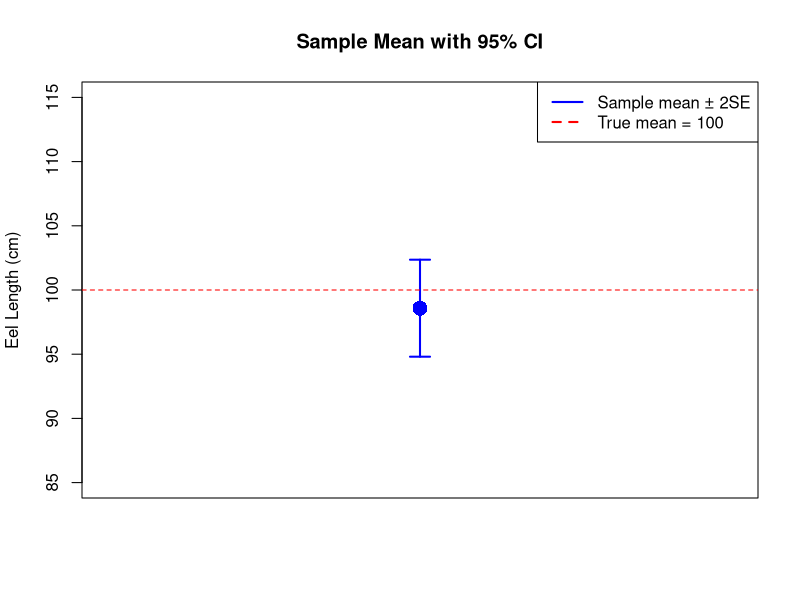

This chart was generated by the following R code:
## ---- chunk 1
# Eel length sample
eels <- c(95, 102, 88, 110, 97, 104, 91, 99, 107, 93, 101, 96)

# Sample mean
y_bar <- mean(eels)
cat("Mean:", y_bar, "\n")

# Sample standard deviation
s <- sd(eels)
cat("Std. deviation:", round(s, 2), "\n")

# Sample size
n <- length(eels)

# Standard error
SE <- s / sqrt(n)
cat("Standard error:", round(SE, 2), "\n")

# 95% confidence interval (rule of thumb: mean ± 2*SE)
lower <- y_bar - 2 * SE
upper <- y_bar + 2 * SE
cat("95% CI (rule of thumb):", round(lower, 1), "to", round(upper, 1), "\n")

# Visualize with a simple plot
# The true mean (100 cm) is shown as a reference
plot(x = 1, y = y_bar,
     xlim = c(0.5, 1.5), ylim = c(85, 115),
     pch = 16, cex = 2, col = "blue",
     xaxt = "n",
     xlab = "", ylab = "Eel Length (cm)",
     main = "Sample Mean with 95% CI")
arrows(x0 = 1, y0 = lower, x1 = 1, y1 = upper,
       angle = 90, code = 3, length = 0.1, col = "blue", lwd = 2)
abline(h = 100, col = "red", lty = 2) # true population mean
legend("topright", legend = c("Sample mean ± 2SE", "True mean = 100"),
       col = c("blue", "red"), lty = c(1, 2), lwd = 2)
